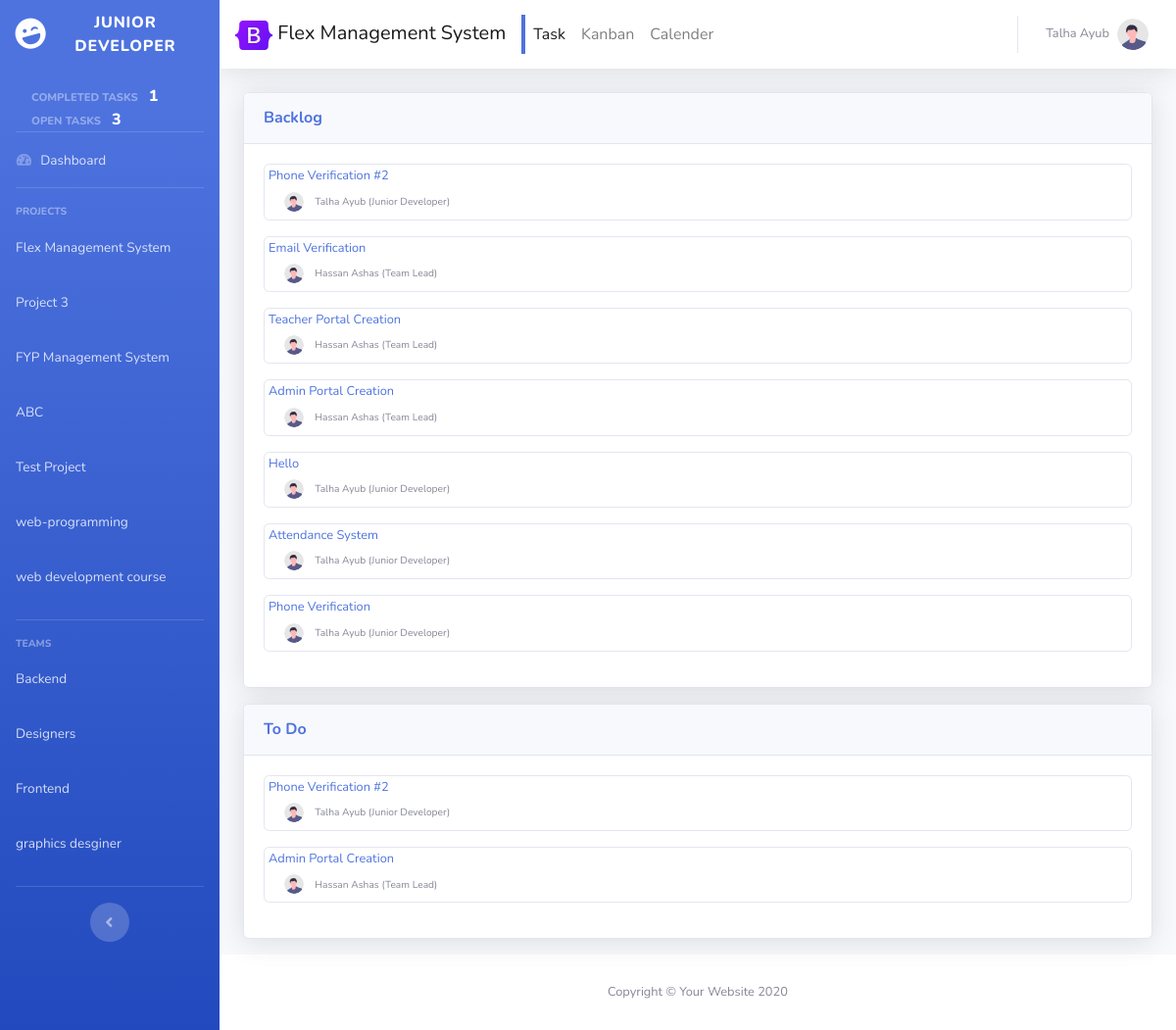
The page /project_backlog.php?page=1 (signed in) on the database its author committed.
### tables this page shows
CREATE TABLE `tbl_member` (
  `m_id` int(11) NOT NULL,
  `m_name` varchar(50) NOT NULL,
  `m_username` varchar(50) NOT NULL,
  `m_password` varchar(50) NOT NULL,
  `m_role` varchar(50) NOT NULL,
  `team_id` int(11) DEFAULT NULL
);

CREATE TABLE `tbl_project` (
  `p_id` int(11) NOT NULL,
  `p_name` varchar(100) NOT NULL,
  `p_about` varchar(500) NOT NULL,
  `team_id` int(11) DEFAULT NULL
);

CREATE TABLE `tbl_team` (
  `team_id` int(11) NOT NULL,
  `t_name` varchar(100) NOT NULL
);

CREATE TABLE `tbl_task` (
  `t_id` int(11) NOT NULL,
  `t_name` varchar(100) NOT NULL,
  `t_description` varchar(500) NOT NULL,
  `project_id` int(11) NOT NULL,
  `member_id` int(11) DEFAULT NULL,
  `status` varchar(20) NOT NULL DEFAULT 'todo',
  `last_update` timestamp NOT NULL DEFAULT current_timestamp()
);

### db.php (called while the page is built, shortened)
<?php
  class Database
  {
    private $dsn = "mysql:host=localhost;dbname=website";
    private $user = "root";
    private $pass = "";
    public $conn;
    public function __construct()
    {
      try
      {
        $this->conn = new PDO($this->dsn, $this->user, $this->pass);
      }
      catch(PDOException $e)
      {
        echo $e->getMessage();
      }
    }
    public function get_member_info($id)
    {
      $data = array();
      $sql = "Select * from tbl_member m where m.m_id = :id";
      $stmt = $this->conn->prepare($sql);
      $stmt->execute(['id'=>$id]);
      $result = $stmt->fetchAll(PDO::FETCH_ASSOC);
      foreach ($result as $row)
      {
        $data[] = $row;
      }
      return $data;
    }
    public function get_project_info($id)
    {
      $data = array();
      $sql = "Select * from tbl_project p where p.p_id = :id";
      $stmt = $this->conn->prepare($sql);
      $stmt->execute(['id'=>$id]);
      $result = $stmt->fetchAll(PDO::FETCH_ASSOC);
      foreach ($result as $row)
      {
        $data[] = $row;
      }
      return $data;
    }
    public function count_total_projects($id)
    {
      $data = array();
      $sql = "select count(*) as 'total_projects' from tbl_project p where p.team_id = (select m.team_id from tbl_member m where m.m_id = :id)";
      $stmt = $this->conn->prepare($sql);
      $stmt->execute(['id'=>$id]);
      $result = $stmt->fetch(PDO::FETCH_ASSOC);
      if ($result)
        $data = $result["total_projects"];
      return $data;
    }
    public function get_all_projects($id)
    {
      $data = array();
      $sql = "select p.* from tbl_project p where p.team_id = (select m.team_id from tbl_member m where m.m_id = :id)";
      $stmt = $this->conn->prepare($sql);
      $stmt->execute(['id'=>$id]);
      $result = $stmt->fetchAll(PDO::FETCH_ASSOC);
      foreach ($result as $row)
      {
        $data[] = $row;
      }
      return $data;
    }
    public function count_total_teams()
    {
      $data = array();
      $sql = "select count(*) as 'total_teams' from tbl_team;";
      $stmt = $this->conn->prepare($sql);
      $stmt->execute();
      $result = $stmt->fetch(PDO::FETCH_ASSOC);
      if ($result)
        $data = $result["total_teams"];
      return $data;
    }
    public function count_all_tasks($id, $status)
    {
      $data = array();
      if ($status != "NULL")
      {
        $sql = "select count(*) as 'total_tasks' from tbl_task t where t.project_id = (select p.p_id from tbl_project p where p.p_id = :id) and t.status = :status;";
        $stmt = $this->conn->prepare($sql);
        $stmt->execute(['id'=>$id, 'status'=>$status]);
      }
      else
      {
        $sql = "select count(*) as 'total_tasks' from tbl_task t where t.project_id = (select p.p_id from tbl_project p where p.p_id = :id);";
        $stmt = $this->conn->prepare($sql);
        $stmt->execute(['id'=>$id]);
      }
      $result = $stmt->fetch(PDO::FETCH_ASSOC);
      if ($result)
        $data = $result["total_tasks"];
      return $data;
    }
    public function get_all_tasks($id, $status)
    {
      $data = array();
      if ($status != "NULL")
      {
        $sql = "select t.*, m.m_name, m.m_role from tbl_task t inner join tbl_member m on t.member_id = m.m_id where t.project_id = :id and t.status = :status order by last_update desc;";
        $stmt = $this->conn->prepare($sql);
        $stmt->execute(['id'=>$id, 'status'=>$status]);
      }
      else
      {
        $sql = "select t.*, m.m_name, m.m_role from tbl_task t inner join tbl_member m on t.member_id = m.m_id where t.project_id = :id order by last_update desc;";
        $stmt = $this->conn->prepare($sql);
        $stmt->execute(['id'=>$id]);
      }
      $result = $stmt->fetchAll(PDO::FETCH_ASSOC);
      foreach ($result as $row)
      {
        $data[] = $row;
      }
      return $data;
    }
    public function get_all_teams()
    {
      $data = array();
      $sql = "select * from tbl_team t";
      $stmt = $this->conn->prepare($sql);
      $stmt->execute();
      $result = $stmt->fetchAll(PDO::FETCH_ASSOC);
      foreach ($result as $row)
      {
        $data[] = $row;
      }
      return $data;
    }
    public function count_tasks_per_member($member_id, $check)
    {
      $data = array();
      if ($check == "NULL")
      {
        $sql = "select count(member_id) 'total_tasks' from tbl_task where member_id = :member_id and status <> 'completed';";
        $stmt = $this->conn->prepare($sql);
        $stmt->execute(['member_id'=>$member_id]);
      }
      else
      {
        $sql = "select count(member_id) 'total_tasks' from tbl_task where member_id = :member_id and status = 'completed';";
        $stmt = $this->conn->prepare($sql);
        $stmt->execute(['member_id'=>$member_id]);
      }
      $result = $stmt->fetch(PDO::FETCH_ASSOC);
      if ($result)
        $data = $result["total_tasks"];
      return $data;
    }
  }
$db = new Database();
?>

### project_backlog.php (the view, shortened to what this page needs)
<?php include_once 'header.php'; ?>
<?php $project_id = $_GET['page'];
$project_details = $db->get_project_info($project_id);
?>
        <div id="content-wrapper" class="d-flex flex-column">
            <div id="content">
                    <div id="content">
                        <nav class="navbar navbar-expand navbar-light bg-white topbar mb-4 static-top shadow">
                                              <a class="navbar-brand d-none d-lg-block" href="#">
                                                <img src="bootstrap-logo.svg" alt="" width="38" height="30" class="">
                                              <span><?php echo $project_details[0]['p_name']; ?></span>
                                              </a>
                                              <div class="container-fluid">
                                                  <div class="collapse navbar-collapse" id="navbarNav">
                                                    <ul class="navbar-nav">
                                                    <a class="nav-link border-left-primary active" href="project_backlog.php?page=<?php echo $project_details[0]['p_id'];?>">Task</a>
                                                        <a class="nav-link " aria-current="page" href="project.php?page=<?php echo $project_details[0]['p_id'];?>">Kanban</a>
                                                        <a class="nav-link" href="project_calender.php?page=<?php echo $project_details[0]['p_id'];?>">Calender</a>
                                                    </ul>
                                                  </div>
                                                </div>
                                            <ul class="navbar-nav ml-auto">
                                  <li class="nav-item dropdown no-arrow">
                                      <a class="nav-link dropdown-toggle" href="#" id="userDropdown" role="button"
                                          data-toggle="dropdown" aria-haspopup="true" aria-expanded="false">
                                          <span class="mr-2 d-none d-sm-inline text-gray-600 small"><?php echo $member_info['0']['m_name']; ?></span>
                                          <img class="img-profile rounded-circle"
                                              src="img/undraw_profile.svg">
                                      </a>
                                  </li>
                              </ul>
                          </nav>
                    </div>
                <div class="container-fluid">
                    <div class="row">
                        <div class="col-sm-12">
                            <div class="card shadow mb-3">
                                <div class="card-header py-3">
                                    <h6 class="m-0 font-weight-bold text-primary">Backlog</h6>
                                </div>
                                <div class="card-body">
                                <?php
$total_tasks = $db->count_all_tasks($project_id, 'NULL');
if ($total_tasks > 0)
{
    $tasks_results = $db->get_all_tasks($project_id, 'NULL');
    foreach($tasks_results as $row)
    {
        ?>
<div class="card mb-3 ">
    <div class="card-body px-1 py-1">
        <a class="open-AddTodoTask" data-toggle="modal" data-id = "<?php echo $row['t_id'] ?>" href="#todo_task_modal" ><h4  class="small"><?php echo $row['t_name']; ?></h4></a>
    <div class="bg-white mb-1 ml-3 ">
        <ul class="navbar-nav">
            <li class="nav-item dropdown no-arrow small">
                    <a class="" href="#" >
                            <img src="img/undraw_profile.svg" class="rounded-circle small"alt=""  width="20" height="20">
                            <span class="ml-2 text-gray-600 small"><?php echo $row['m_name'].' ('.$row['m_role'].')'; ?></span>
                    </a>
            </li>
            </ul>
    </div>
</div>
</div>
        <?php
    }
}
?>
                                </div>
                            </div>
                        </div>
                        <div class="col-lg-12">
                            <div class="card shadow mb-3">
                                <div class="card-header py-3">
                                    <h6 class="m-0 font-weight-bold text-primary">To Do</h6>
                                </div>
                                <div class="card-body">
                                <?php
$total_tasks = $db->count_all_tasks($project_id, 'todo');
if ($total_tasks > 0)
{
    $tasks_results = $db->get_all_tasks($project_id, 'todo');
    foreach($tasks_results as $row)
    {
        ?>
<div class="card mb-3 ">
    <div class="card-body px-1 py-1">
        <a class="open-AddTodoTask" data-toggle="modal" data-id = "<?php echo $row['t_id'] ?>" href="#todo_task_modal" ><h4  class="small"><?php echo $row['t_name']; ?></h4></a>
    <div class="bg-white mb-1 ml-3 ">
        <ul class="navbar-nav">
            <li class="nav-item dropdown no-arrow small">
                    <a class="" href="#" >
                            <img src="img/undraw_profile.svg" class="rounded-circle small"alt=""  width="20" height="20">
                            <span class="ml-2 text-gray-600 small"><?php echo $row['m_name'].' ('.$row['m_role'].')'; ?></span>
                    </a>
            </li>
            </ul>
    </div>
</div>
</div>
        <?php
    }
}
?>
                                </div>
                            </div>
                        </div>
                    </div>
                </div>
            </div>
            <footer class="sticky-footer bg-white">
                <div class="container my-auto">
                    <div class="copyright text-center my-auto">
                        <span>Copyright &copy; Your Website 2020</span>
                    </div>
                </div>
            </footer>
        </div>
</div>
</body>
</html>

### header.php (shortened to what this page needs)
<?php include_once "db.php";
$id = $_SESSION['member_id'];
?>
<?php
        $member_info = $db->get_member_info($id);
?>
<!DOCTYPE html>
<html lang="en">
<head>
    <link href="vendor/fontawesome-free/css/all.min.css" rel="stylesheet" type="text/css">
    <link href="css/sb-admin-2.min.css" rel="stylesheet">
</head>
<body id="page-top">
    <div id="wrapper">
        <ul class="navbar-nav bg-gradient-primary sidebar sidebar-dark accordion" id="accordionSidebar">
            <a class="sidebar-brand d-flex align-items-center justify-content-center" href="#">
                <div class="sidebar-brand-icon rotate-n-15">
                    <i class="fas fa-laugh-wink"></i>
                </div>
                <div class="sidebar-brand-text mx-2">
                   <?php echo $member_info['0']['m_role']; ?>
                </div>
            </a>
            <div class="sidebar-heading mt-3 ">
                <div class=" sidebar-heading "  id = "completed_open_tasks">
                  <?php $total = $db->count_tasks_per_member($member_info[0]['m_id'], "Not"); ?>
                  <span class="fonts_txt">Completed Tasks <span class="ml-2 fonts_num text-white"><?php echo $total; ?></span>    </span>
                  <?php $total = $db->count_tasks_per_member($member_info[0]['m_id'], "NULL"); ?>
                  <span class="fonts_txt">Open Tasks <span class="ml-2 fonts_num text-white"><?php echo $total; ?></span>    </span>
              </div>
              </div>
            <hr class="sidebar-divider my-0">
            <li class="nav-item">
                <a class="nav-link" href="index.php">
                    <i class="fas fa-fw fa-tachometer-alt"></i>
                    <span>Dashboard</span></a>
            </li>
            <hr class="sidebar-divider">
            <div class="sidebar-heading">
                Projects
            </div>
            <div id = "project_names">
              <?php
              $total_projects = $db->count_total_projects($id);
              if ($total_projects > 0)
              {
                $projects_names = $db->get_all_projects($id);
                foreach($projects_names as $row)
                {
                  ?>
                  <li class="nav-item">
                  <a class="nav-link" href="project_backlog.php?page=<?php echo $row['p_id']; ?>">
                      <span><?php echo $row['p_name']; ?></span></a>
                  </li>
                  <?php
                }
              }
              ?>
            </div>
            <hr class="sidebar-divider">
            <div class="sidebar-heading">
                TEAMS
            </div>
            <div id = "team_names">
              <?php
              $total_teams = $db->count_total_teams();
              if ($total_teams > 0)
              {
                $team_name = $db->get_all_teams();
                foreach($team_name as $row)
                {
                  ?>
                  <li class="nav-item">
                  <a class="nav-link" href="team.php?page=<?php echo $row['team_id']; ?>">
                      <span><?php echo $row['t_name']; ?></span></a>
                  </li>
                  <?php
                }
              }
              ?>
            </div>
            <hr class="sidebar-divider d-none d-md-block">
            <div class="text-center d-none d-md-inline">
                <button class="rounded-circle border-0" id="sidebarToggle"></button>
            </div>
        </ul>

### rows shown on the page
tbl_member: m_role "JUNIOR DEVELOPER", m_name "Talha Ayub"
tbl_project: p_name "Flex Management System"
tbl_project: p_name "Project 3"
tbl_project: p_name "FYP Management System"
tbl_project: p_name "ABC"
tbl_project: p_name "Test Project"
tbl_project: p_name "web-programming"
tbl_project: p_name "web development course"
tbl_team: t_name "Backend"
tbl_team: t_name "Designers"
tbl_team: t_name "Frontend"
tbl_team: t_name "graphics desginer"
tbl_task: t_name "Phone Verification #2", member.m_name "Talha Ayub", member.m_role "Junior Developer"
tbl_task: t_name "Email Verification", member.m_name "Hassan Ashas", member.m_role "Team Lead"
tbl_task: t_name "Teacher Portal Creation", member.m_name "Hassan Ashas", member.m_role "Team Lead"
tbl_task: t_name "Admin Portal Creation", member.m_name "Hassan Ashas", member.m_role "Team Lead"
tbl_task: t_name "Hello", member.m_name "Talha Ayub", member.m_role "Junior Developer"
tbl_task: t_name "Attendance System", member.m_name "Talha Ayub", member.m_role "Junior Developer"
tbl_task: t_name "Phone Verification", member.m_name "Talha Ayub", member.m_role "Junior Developer"

### other values the page prints
$total "1"
$total "3"
